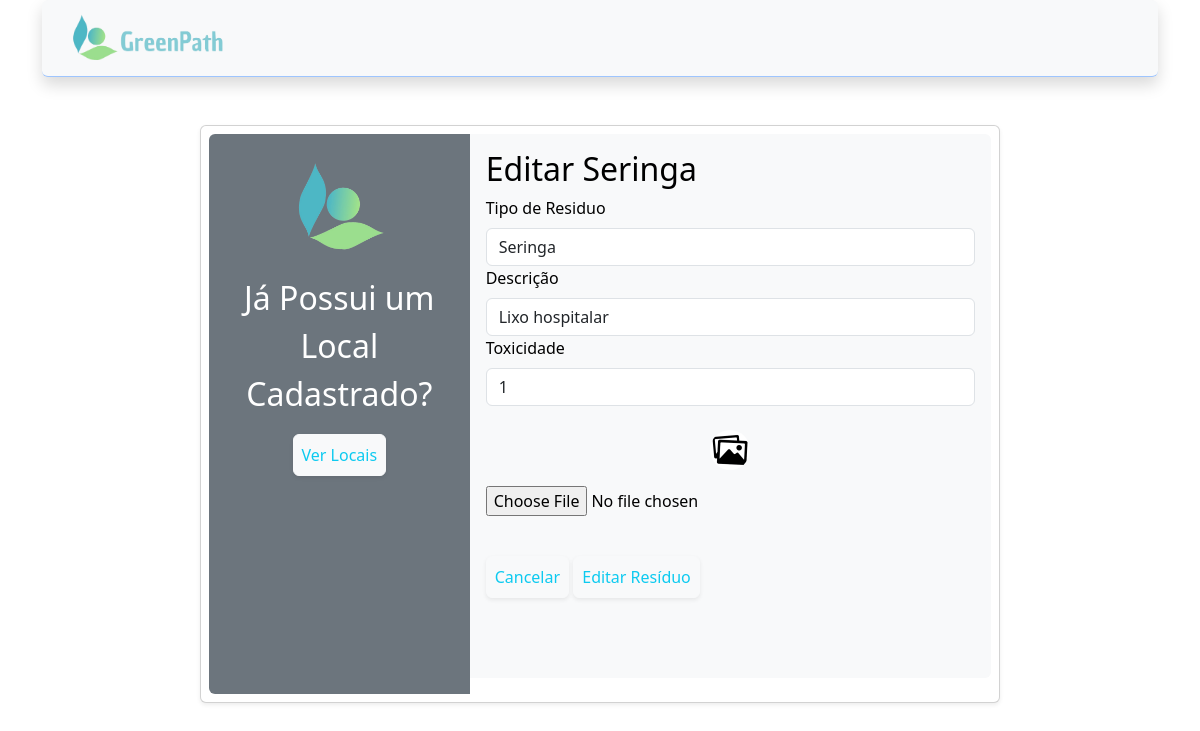
Page /src/page/editarResiduo.php?id=2 on the committed database.
### tables this page shows
CREATE TABLE TipoResiduo (
    id_tipo_residuo INT PRIMARY KEY AUTO_INCREMENT NOT NULL,
    nome VARCHAR(50) NOT NULL,
    descricao VARCHAR(50) NOT NULL,
    toxico BOOLEAN NOT NULL,
    imagem MEDIUMBLOB DEFAULT NULL
);

### src/page/editarResiduo.php (the view, shortened to what this page needs)
<!doctype html>
<html lang="en">
    <head>
        <link href="https://cdn.jsdelivr.net/npm/bootstrap@5.3.3/dist/css/bootstrap.min.css" rel="stylesheet">
</head>
    <body>
    <?php
    require '../database/connectDB.php';
    $id_tipo_residuo = $_GET['id'];
				$conn = mysqli_connect($servername, $username, $password, $database);
        $sql = "SELECT id_tipo_residuo, nome, imagem, descricao, toxico
                FROM TipoResiduo WHERE id_tipo_residuo = $id_tipo_residuo";
        echo "<div class='container'>";
            if ($result = mysqli_query($conn, $sql)) {
                if(mysqli_num_rows($result) == 1){
                    $row = mysqli_fetch_assoc($result);
                    $nome = $row['nome'];
                    $imagem = $row['imagem'];
                    $descricao = $row['descricao'];
                    $toxico = $row['toxico'];
				?>
        <nav class="navbar navbar-expand-lg bg-body-tertiary shadow p-2 mb-5 rounded border-bottom border-primary-subtle">
          <div class="container-fluid">
            <a class="navbar-brand" href="#">
              <img src="../../resources/logoNome-removebg-preview.png" alt="GreenPath" width="171" height="50">
            </a>
          </div>
        </nav>
        <div class="card mb-3 mx-auto rounded shadow-sm p-2 mb-5" style="max-width: 800px;">
        <div class="row g-0">
            <div class="col-md-4 text-bg-secondary text-center rounded-start">
            <p><br><img src="../../resources/logo-removebg.png" class="img-fluid rounded-start" alt="logo" style="max-width: 100px;"></p>
            <p class="text-center fs-2 text">Já Possui um Local Cadastrado?</p>
            <p><button type="button" onclick="window.location.href='locais.php'" class="btn btn-light text-info shadow-sm p-2 mb-5 rounded">Ver Locais</button></p>
        </div>
            <div class="col-md-8">
            <div class="card-body text-bg-light rounded-end">
                <form id="form" action="editarResiduoDB.php" method="POST" enctype="multipart/form-data">
                <h2 id="signup-title">Editar <?php echo $nome; ?></h2>
                <label for="nome" class="form-label">Tipo de Residuo</label>
                            <input type="text" name="nome" minlength="3" id="nome" placeholder="Tipo de Residuo"
                            class="form-control" title="Informe um nome válido. Minimo 3 digitos" value="<?php echo $nome; ?>" required>
                            <label for="descricao" class="form-label">Descrição</label>
                            <input type="text" name="descricao" minlength="3" id="descricao" placeholder="Descrição"
                            title="Informe uma descriçao válida. Minimo 3 digitos" class="form-control" value="<?php echo $descricao; ?>" required>
                            <label for="toxico" class="form-label">Toxicidade </label>
                            <input type="text" name="toxico" id="toxico" placeholder="Toxicidade " class="form-control"
                            title="Informe um valor válido." value="<?php echo $toxico; ?>" required>
                              <br>
                            <div class="mb-3">
                    <td>
                            <?php
                            if ($imagem) {?>
                                <p style="text-align:center">
                                    <img id="imagemSelecionada" class="rounded-circle" />
                                </p>
                                <?php
                            } else {
                                ?>
                                <p style="text-align:center">
                                    <img id="imagemSelecionada" class="rounded-circle" src="../../resources/ImagemS.png" />
                                </p>
                                <?php
                            }
                            ?>
                            <p>
							<label>
                            <input type="file" id="imagem" name="imagem" onchange="validaImagem(this);" /></label>
                            </p>
                        </td>
                            <div>
                              <br>
                              <input type="button" value="Cancelar" class="btn btn-light text-info shadow-sm p-2 mb-5 rounded" onclick="window.location.href='listarResiduos.php'">
                              <input  class="btn btn-light text-info shadow-sm p-2 mb-5 rounded" type="submit" value="Editar Resíduo">
                            </div>
					<?php
					}
				} else {
					echo "<p style='text-align:center'>Erro executando UPDATE: " . $conn-> error . "</p>";
				}
				echo "</div>";
				?>
        </form>
</div>
</div>
        </body>
</html>

### rows in the picture
tiporesiduo: nome "Seringa", descricao "Lixo hospitalar", toxico "1"
